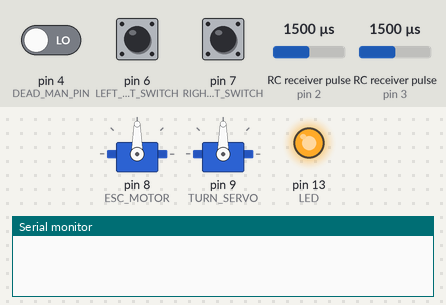
Simulated run of this sketch. Board: Arduino Uno, built for the host (arithmetic inside an expression is 32-bit, double 64-bit). On the bench: 2 × servo, output pins drawn as LEDs (lit = HIGH), the last lines printed to the serial monitor. Wiring (inferred from the names in the program): 2 × RC receiver channel: data pin 2 / data pin 3. Inputs (shaded band) come from the test bench; at power-on: pin 6 (LEFT_LIMIT_SWITCH) LOW, pin 7 (RIGHT_LIMIT_SWITCH) LOW, pin 4 (DEAD_MAN_PIN) LOW, RC receiver pulse (sensors on pin 2, pin 3) 1500 µs.

Above: at 1.2 s.
1.3 s: pin 6 (LEFT_LIMIT_SWITCH) pulled HIGH for 3.2 s
At 3.6 s:
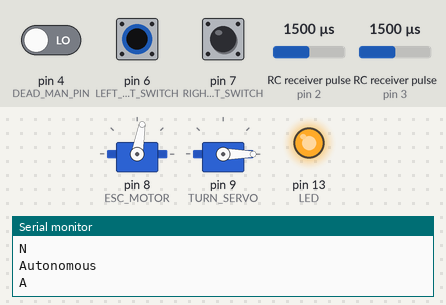
6.0 s: pin 7 (RIGHT_LIMIT_SWITCH) pulled HIGH for 3.2 s
At 27.1 s:
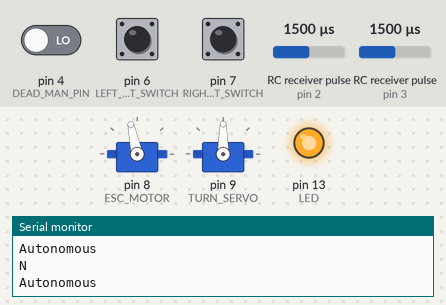
Timing chart, 0 to 27.2 s (numbered marks = the images above; inputs shaded):
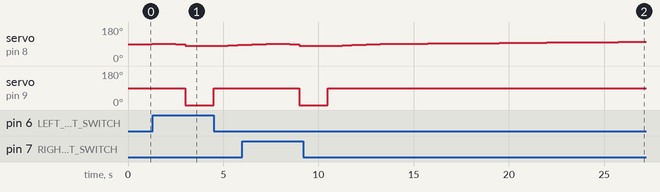

The sketch:

Dead_Man_Switch_Test.ino
```cpp
/*
 * Dead Man's Switch test file
 */

#include <Servo.h>

#define LEFT_LIMIT_SWITCH 6 // initialize limit switch & pin number
#define RIGHT_LIMIT_SWITCH 7 // initialize limit switch & pin number

#define THROTTLE_PIN 2 // initialize RC throttle pin
volatile long TH_START_TIME = 0; // initialize starting timer using volatile to let program know the variable can change
volatile long TH_CURRENT_TIME = 0; // initialize current time
volatile long THROTTLE_PULSE = 0; // inititalize throttle pulse width
volatile long THROTTLE_PW = 0; // initialize throttle pulse width updater
volatile long THROTTLE_VALUE = 0; // initialize throttle value

#define STEERING_PIN 3 // initialize RC steering pin
volatile long ST_START_TIME = 0; // initialize starting timer
volatile long ST_CURRENT_TIME = 0; // initialize current time
volatile long STEERING_PULSE = 0; // initialize steering pulse width
volatile long STEERING_PW = 0; // initialize steering pulse width updater
volatile long STEERING_VALUE = 0; // initialize steering servo value

#define DEAD_MAN_PIN 4 // initialize RC dead man switch pin
volatile long DEAD_MAN_VALUE; // initialize value read from RC dead man buttons

int VELOCITY = 90; // declare VELOCITY as global to keep track of speed between function calls
Servo ESC_MOTOR; // initialize ESC_MOTOR as a Servo object
Servo TURN_SERVO; // initialize TURN_SERVO as a Servo object

/* MOTOR SPEEDS AND DIRECTIONS BASED OFF PULSE WIDTH MODULATION VALUES
* 0 <= speed <= 90 == reverse direction for motors
* 90 <= speed <= 180 == forward direction for motors
* 90 == stop motors
* 0 == full speed in reverse
* 180 == full speed forwards
*/

void DriveForward(){
  if(VELOCITY <= 110){ // while rover is not yet at the desired speed
    delay(250);
    VELOCITY++; // gradually increase speed until target speed is reached
  }
  ESC_MOTOR.write(VELOCITY); // pass VELOCITY reading to the motor
}


void DeadManSwitch() { // Auton|RC Control toggle function
  DEAD_MAN_VALUE = pulseIn(DEAD_MAN_PIN, HIGH); // read value from RC buttons between ~2000 & ~1000
  if(DEAD_MAN_VALUE < 2100 && DEAD_MAN_VALUE > 1900) { // if top button is pressed use RC control
    RCDrive(); // return PWM values for RC throttle and steering
    Serial.println("RC Control");
  }
  else{ // if bottom button is pressed, use autonomous routine
    DriveForward(); // drive forward until interrupted (250ms blocking delay)
    LimitSwitchCheck(); // if limit switch is triggered, interrupt drive forward and avoid obstacle
    Serial.println("Autonomous");
  }
}

void setup() {
  Serial.begin(9600);

  ESC_MOTOR.attach(8); // set ESC_MOTOR to pin 8
  TURN_SERVO.attach(9); // set TURN_SERVO to pin 9

  LimitSwitchSetup(); // setup limit switches

  LEDSetup(); // setup LED light

  RCSetup(); // setup RC reading pins

}

void loop() {
  DeadManSwitch(); // use dead man switch toggle
}
```

Obstacle_Avoidance.ino
```cpp
/*
 * Checking functions for collision detection and obstacle avoidance
 */

void Turn(){ // collision response function
  // stop --> wait 0.5 sec --> reverse turn 8 o'clock for 1.5 sec --> stop
  ESC_MOTOR.write(90); // stop
  delay(500); // wait 0.5 seconds for bot to stop (speed-dependent)
  TURN_SERVO.write(0); // front wheels turn left, back wheels turn right
  VELOCITY = 80; // slow reverse speed
  ESC_MOTOR.write(VELOCITY); // reverse
  delay(1500); // reverse for 1.5 seconds
  TURN_SERVO.write(90); // wheels straight
  while(VELOCITY <= 90){ // while rover is not yet at the desired speed
    delay(250);
    VELOCITY++; // gradually reduce speed until target speed is reached
    ESC_MOTOR.write(VELOCITY); // pass motor current velocity reading
  } // this loop is trying to "smooth" transition between backup and driving forward again
}

void LimitSwitchCheck(){ // limit switch collision detection
  // CHECKING LIMIT SWITCH INPUT
  if (digitalRead(LEFT_LIMIT_SWITCH) == HIGH || digitalRead(RIGHT_LIMIT_SWITCH) == HIGH) // if limit switch is triggered
  {
    Serial.println("A");
    Turn(); // enter Turn() routine
  }
  else
  {
    Serial.println("N"); // Do nothing otherwise
  }
}
```

PreSetup.ino
```cpp
/*
 * Setup functions for limit switches, LED, RC control
 */

void LimitSwitchSetup(){
  pinMode(LEFT_LIMIT_SWITCH, INPUT_PULLDOWN); // set the pin to accept inputs
  pinMode(RIGHT_LIMIT_SWITCH, INPUT_PULLDOWN); // set the pin to accept inputs
  // Note:
  // Limit switches need to be set to "INPUT_PULLDOWN" this is due to
  // when their circuit is disconnected they have noise that will mess with the actual values
}

void LEDSetup(){
  pinMode(13, OUTPUT);
  digitalWrite(13, HIGH); // turn on light to ensure board is working
}

void RCSetup(){
  pinMode(THROTTLE_PIN, INPUT_PULLUP); // set the pin to accept inputs
  attachInterrupt(digitalPinToInterrupt(THROTTLE_PIN),ThrottleTimer,CHANGE); // attach interrupt to THROTTLE_PIN from changing states
  pinMode(STEERING_PIN, INPUT_PULLUP); // set the pin to accept inputs
  attachInterrupt(digitalPinToInterrupt(STEERING_PIN),SteeringTimer,CHANGE); // attach interrupt to STEERING_PIN from changing states
  pinMode(DEAD_MAN_PIN, INPUT); // set the pin to accept inputs
}
```

RC_Control.ino
```cpp
/*
 * Read and Drive functions for RC Control
 */

void RCRead() {
  // return PWM values for RC throttle and steering
  if(THROTTLE_PULSE < 2200){
    THROTTLE_PW = THROTTLE_PULSE;
  }
  //Serial.print("Throttle: ");
  //Serial.println(THROTTLE_PW); // print throttle value

  if(STEERING_PULSE < 2200){
    STEERING_PW = STEERING_PULSE;
  }
  //Serial.print("Steering: ");
  //Serial.println(STEERING_PW); // print steering value
}
void RCDrive() {
  // pass values from RCRead() to throttle and steering servo
  RCRead();
  THROTTLE_VALUE = map(THROTTLE_PW, 1020, 1860, 0, 180); // map RC throttle values to 0-180
  // Serial.println(THROTTLE_VALUE);
  ESC_MOTOR.write(THROTTLE_VALUE); // write mapped values to motor esc

  STEERING_VALUE = map(STEERING_PW, 959, 1890, 0, 180); // map RC steering values to 0-180
  // Serial.println(STEERING_VALUE);
  TURN_SERVO.write(STEERING_VALUE); // write mapped values to turning servo
}
```

Timers.ino
```cpp
/*
 * Timer functions for non-blocking interrupts of throttle, steering, and dead man's
 */

void ThrottleTimer(){
  // checking THROTTLE_PIN interrupt
  TH_CURRENT_TIME = micros();
  if (TH_CURRENT_TIME > TH_START_TIME){
    THROTTLE_PULSE = TH_CURRENT_TIME - TH_START_TIME;
    TH_START_TIME = TH_CURRENT_TIME;
  }
}

void SteeringTimer(){
  // checking STEERING_PIN interrupt
  ST_CURRENT_TIME = micros();
  if (ST_CURRENT_TIME > ST_START_TIME){
    STEERING_PULSE = ST_CURRENT_TIME - ST_START_TIME;
    ST_START_TIME = ST_CURRENT_TIME;
  }
}
```

Measured:
- after the input at 1.3 s, servo on pin 9 (TURN_SERVO): 90° → 0° after 1.7 s, → 90° 1.5 s later
- after the input at 6.0 s, servo on pin 9 (TURN_SERVO): 90° → 0° after 3.0 s, → 90° 1.5 s later
